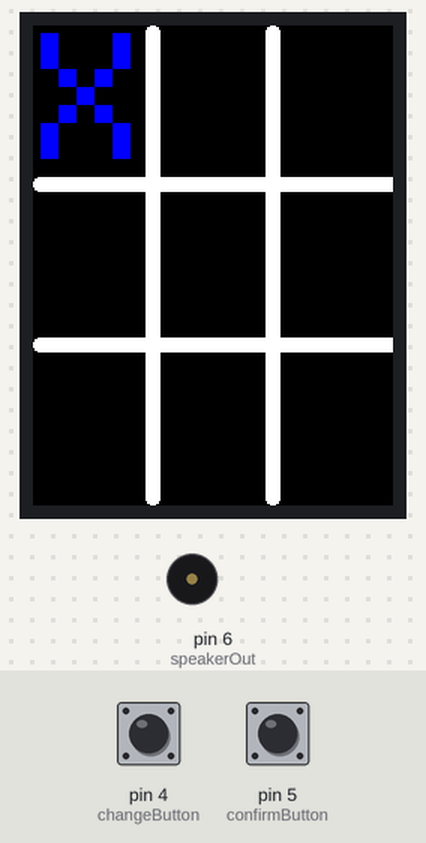
A sketch run on a simulated Arduino Uno, built with avr-gcc and run on an emulated ATmega328P. Parts: 240×320 colour display, buzzer (waves = sounding). Inputs (shaded band) come from the test bench; at power-on: pin 4 (changeButton) LOW, pin 5 (confirmButton) LOW. What the sketch prints to the serial monitor is not drawn.

Above: at 1.3 s.
1.4 s: pin 4 (changeButton) pulled HIGH for 0.15 s
At 2.4 s:
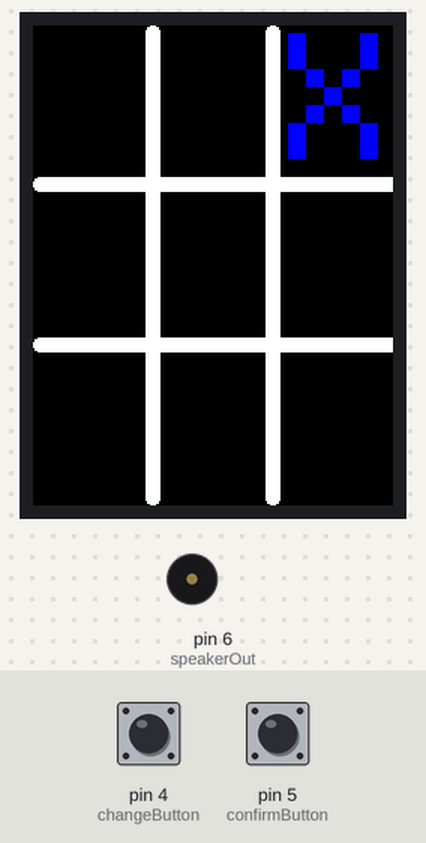
3.0 s: pin 5 (confirmButton) pulled HIGH for 0.15 s
At 3.5 s:
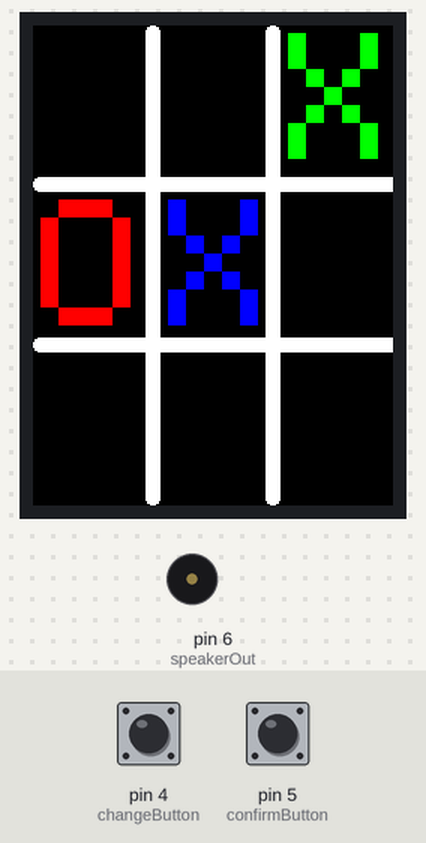
4.6 s: pin 4 (changeButton) pulled HIGH for 1 s
At 6.3 s:
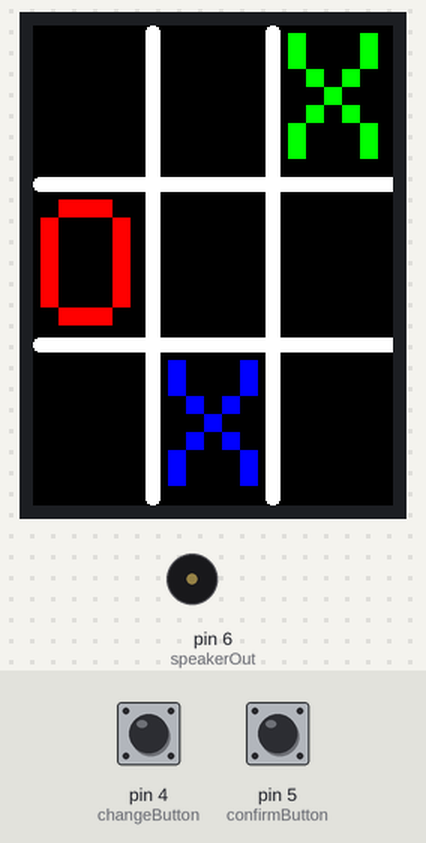
7.1 s: pin 5 (confirmButton) pulled HIGH for 1 s
At 9.1 s:
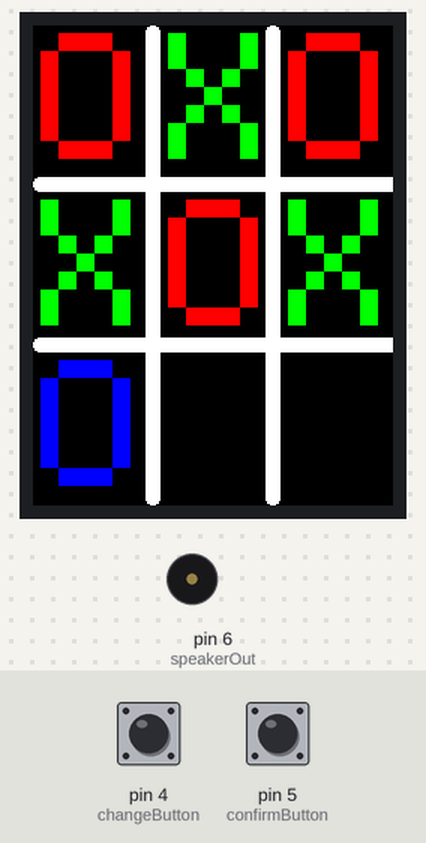
Timing chart, 0 to 10.6 s (numbered marks = the images above; inputs shaded):
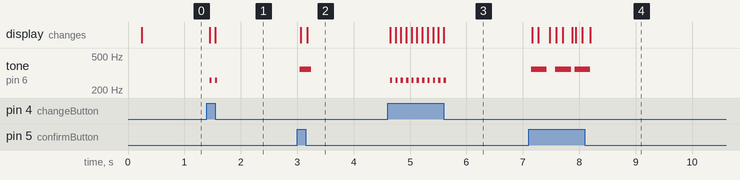

The sketch:

Ristinollapeli.ino
```cpp
// Arttu Mäkinen
// arttu.makinen@student.tut.fi

#include "SPI.h"
#include "Adafruit_GFX.h"
#include "Adafruit_ILI9341.h"

// For the Adafruit shield, these are the default.
#define TFT_DC 9
#define TFT_CS 10
#define TFT_MOSI 11
#define TFT_CLK 13
#define TFT_RST 8
#define TFT_MISO 12
#define TFT_SDCS 4

#define changeButton 4
#define confirmButton 5
#define speakerOut 6

#define  c     3830    // 261 Hz
#define  d     3400    // 294 Hz
#define  e     3038    // 329 Hz
#define  f     2864    // 349 Hz
#define  g     2550    // 392 Hz
#define  a     2272    // 440 Hz
#define  b     2028    // 493 Hz
#define  C     1912    // 523 Hz
#define  R     0

int melody[] = {  c, R,  e, R,  g}; //  R,  C,  c,  g, a, C };
int beats[]  = { 32, 2, 32, 2, 64}; // 32, 16, 16, 16, 8, 8 };

int MAX_COUNT = sizeof(melody) / 2; // Melody length, for looping.

// Set overall tempo
long tempo = 10000;
// Set length of pause between notes
int pause = 1000;
// Loop variable to increase Rest length
int rest_count = 100;

// Initialize core variables
int tone_ = 0;
int beat = 0;
long duration  = 0;

Adafruit_ILI9341 tft = Adafruit_ILI9341(TFT_CS, TFT_DC, TFT_MOSI, TFT_CLK, TFT_RST, TFT_MISO);

bool pick = false;
uint16_t charSize = 12;
uint16_t y0 = 0;
uint16_t x0 = 0;
uint16_t height = tft.height();
uint16_t width = 10;
uint16_t radius = 4;
char currChar = 'X';
int currSQ = 0;
int currColor = ILI9341_GREEN;
int draw = 0;
bool gameEnds = false;

const int row1 = 5;
const int row2 = (width + tft.width()/3);
const int row3 = (width + 2*tft.width()/3);
const int column1 = 5;
const int column2 = (width + tft.height()/3);
const int column3 = (width + 2*tft.height()/3);

const int squares[9][3] = {{row1, column1, 0},
                           {row2, column1, 1},
                           {row3, column1, 2},
                           {row1, column2, 3},
                           {row2, column2, 4},
                           {row3, column2, 5},
                           {row1, column3, 6},
                           {row2, column3, 7},
                           {row3, column3, 8}};

bool checkList[9] = {false, false, false, false, false, false, false, false, false};

const int winningLines[8][3] = {{ 0, 1, 2 }, { 3, 4, 5 }, { 6, 7, 8 }, { 0, 3, 6 }, { 1, 4, 7 }, { 2, 5, 8 }, { 0, 4, 8 }, { 2, 4, 6 }};

int placeX[5]; int placeXcount;
int placeO[5]; int placeOcount;


void setup() {
  Serial.begin(9600);
  Serial.println("ILI9341 Test!");
  tft.begin();

  pinMode(changeButton,INPUT);
  pinMode(confirmButton,INPUT);
  pinMode(speakerOut, OUTPUT);
}

void loop(void) {
  format();
  game();
}

void game(){
  while(gameEnds == false){
    if(currSQ > 9){
      currSQ = 0;
    }
    if(checkList[currSQ] == false){
      int row = squares[currSQ][0];
      int column = squares[currSQ][1];

      tft.drawChar(row,column, currChar, ILI9341_BLUE, ILI9341_BLUE, charSize);
      delay(50);
      while(pick == false){
        if(digitalRead(confirmButton) == HIGH){
          tone_ = f;
          beat = 6;
          duration = beat * tempo; // Set up timing
          playTone();

          tft.drawChar(row,column, currChar, currColor, currColor, charSize);
          checkList[currSQ] = true;
          if(currChar == 'X'){
            placeX[placeXcount] = currSQ;
            ++placeXcount;
            if(placeXcount > 2){
              winCheck();
            }
            currChar = 'O';
            currColor = ILI9341_RED;
          } else {
            placeO[placeOcount] = currSQ;
            ++placeOcount;
            if(placeOcount > 2){
              winCheck();
            }
            currChar = 'X';
            currColor = ILI9341_GREEN;
          }
          ++draw;
          pick = true;
        }
        if(draw == 9 && gameEnds == false){
          drawScreen();
          gameEnds = true;
        }
        else if(digitalRead(changeButton) == HIGH){
          tone_ = c;
          beat = 4;
          duration = beat * tempo; // Set up timing
          playTone();

          tft.drawChar(row,column, currChar, ILI9341_BLACK, ILI9341_BLACK, charSize);
          pick = true;
        }
      }
      pick = false;
    }
    ++currSQ;
  }
}

void drawScreen(){
  tft.setCursor(0, tft.height()/2.5);
  tft.setTextColor(ILI9341_BLUE);
  tft.setTextSize(10);
  tft.println("DRAW");
  delay(50);
  while(digitalRead(confirmButton) == LOW && digitalRead(changeButton) == LOW);
}

void victoryScreen(){
  tft.fillScreen(ILI9341_BLACK);
  tft.setTextColor(currColor);
  tft.setTextSize(13);
  tft.setCursor(5+tft.width()/3, tft.height()/5);
  tft.println(currChar);
  tft.setTextColor(ILI9341_YELLOW);
  tft.setCursor(6, tft.height()/1.75);
  tft.println("WON");
  delay(50);
  while(digitalRead(confirmButton) == LOW && digitalRead(changeButton) == LOW);
}

void winCheck() {
  int winCheck = 0;
  for(int j = 0; j < 8; j++){
    for(int k = 0; k < 3; k++){
      if(currChar == 'X'){
        for(int p = 0; p < placeXcount; p++){
          if(winningLines[j][k] == placeX[p]){
            ++winCheck;
          }
        }
      } else {
        for(int p = 0; p < placeOcount; p++){
            if(winningLines[j][k] == placeO[p]){
              ++winCheck;
            }
        }
      }
      if(winCheck > 2){
        int places[3] = {winningLines[j][0], winningLines[j][1], winningLines[j][2]};
        int rows[3];
        int columns[3];
        for(int j = 0; j < 3; j++){
          for(int i = 0; i < 9; i++){
            if(squares[i][2] == places[j]){
              rows[j] = squares[i][0];
              columns[j] = squares[i][1];
              break;
            }
          }
        }
        victoryMusic();
        bool endLoop = false;
        while(digitalRead(confirmButton) == HIGH || digitalRead(changeButton) == HIGH){}
        while(endLoop == false){
          tft.drawChar(rows[0],columns[0], currChar, ILI9341_BLACK, ILI9341_BLACK, charSize);
          tft.drawChar(rows[0],columns[0], currChar, currColor, currColor, charSize);
          if(digitalRead(confirmButton) == HIGH || digitalRead(changeButton) == HIGH){
            endLoop = true;
          } delay(250);
          tft.drawChar(rows[1],columns[1], currChar, ILI9341_BLACK, ILI9341_BLACK, charSize);
          tft.drawChar(rows[1],columns[1], currChar, currColor, currColor, charSize);
          if(digitalRead(confirmButton) == HIGH || digitalRead(changeButton) == HIGH){
            endLoop = true;
          } delay(250);
          tft.drawChar(rows[2],columns[2], currChar, ILI9341_BLACK, ILI9341_BLACK, charSize);
          tft.drawChar(rows[2],columns[2], currChar, currColor, currColor, charSize);
          if(digitalRead(confirmButton) == HIGH || digitalRead(changeButton) == HIGH){
            endLoop = true;
          } delay(250);
        }

        victoryScreen();

        gameEnds = true;
        break;
      }
    }
    winCheck = 0;
  }
}

void format() {
  gameEnds = false;
  for(int i = 0; i < 9; i++){
    checkList[i] = false;
  }
  for(int i = 0; i < 5; i++){
    placeX[i] = 9;
  }
  for(int i = 0; i < 5; i++){
    placeO[i] = 9;
  }

  tempo = 10000;
  placeXcount = 0;
  placeOcount = 0;

  currSQ = 0;
  draw = 0;

  tft.fillScreen(ILI9341_BLACK);

  tft.fillRoundRect(tft.width()/3 - width/2, y0, width,  height,  radius, ILI9341_WHITE);
  tft.fillRoundRect(2*tft.width()/3 - width/2, y0, width,  height,  radius, ILI9341_WHITE);

  tft.fillRoundRect( x0, tft.height()/3 - width/2, height,  width,  radius, ILI9341_WHITE);
  tft.fillRoundRect( x0, 2*tft.height()/3 - width/2, height,  width,  radius, ILI9341_WHITE);
}

void victoryMusic() {
  for (int i=0; i<MAX_COUNT; i++) {
    tone_ = melody[i];
    beat = beats[i];

    duration = beat * tempo; // Set up timing

    playTone();
    // A pause between notes...
    delayMicroseconds(pause);
  }
}

void playTone() {
  long elapsed_time = 0;
  if (tone_ > 0) { // if this isn't a Rest beat, while the tone has
    //  played less long than 'duration', pulse speaker HIGH and LOW
    while (elapsed_time < duration) {

      digitalWrite(speakerOut,HIGH);
      delayMicroseconds(tone_ / 2);

      // DOWN
      digitalWrite(speakerOut, LOW);
      delayMicroseconds(tone_ / 2);

      // Keep track of how long we pulsed
      elapsed_time += (tone_);
    }
  }
  else { // Rest beat; loop times delay
    for (int j = 0; j < rest_count; j++) { // See NOTE on rest_count
      delayMicroseconds(duration);
    }
  }
}
```

Measured:
- after the input at 1.4 s, tone on pin 6 (speakerOut): alternates 260 Hz for 0.04 s and silent for 0.06 s, 4 changes in all, then stays silent, starting after 0.05 s; the display: first changes after 0.05 s (image 1 shows a later state)
- after the input at 3.0 s, tone on pin 6 (speakerOut): silent → 348 Hz after 0.05 s, → silent 0.20 s later; the display: first changes after 0.06 s (image 2 shows a later state)
- after the input at 4.6 s, tone on pin 6 (speakerOut): alternates 260 Hz for 0.04 s and silent for 0.06 s, 22 changes in all, then stays silent, starting after 0.05 s; the display: first changes after 0.05 s (image 3 shows a later state)
- after the input at 7.1 s, tone on pin 6 (speakerOut): goes 348 Hz 0.28 s, silent 0.15 s, 348 Hz 0.28 s, silent 0.06 s, 348 Hz 0.28 s, then silent, starting after 0.05 s; the display: first changes after 0.06 s (image 4 shows a later state)
